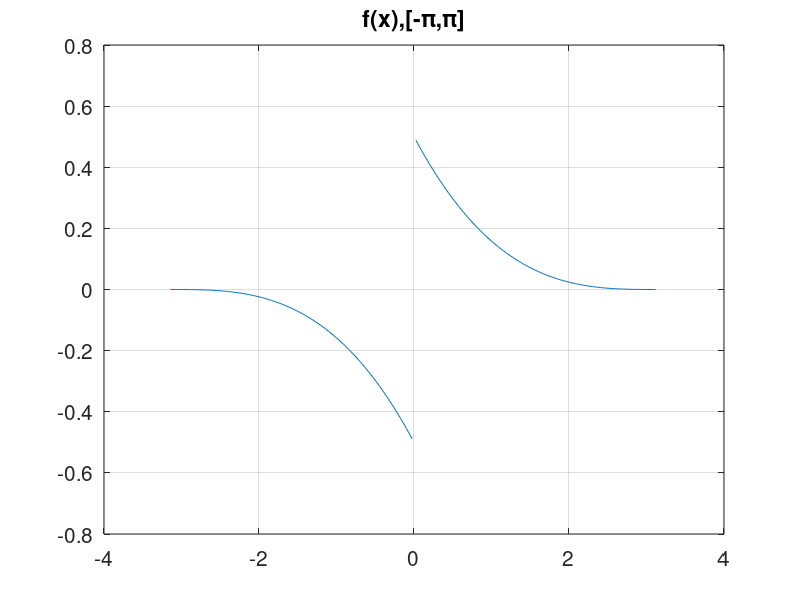
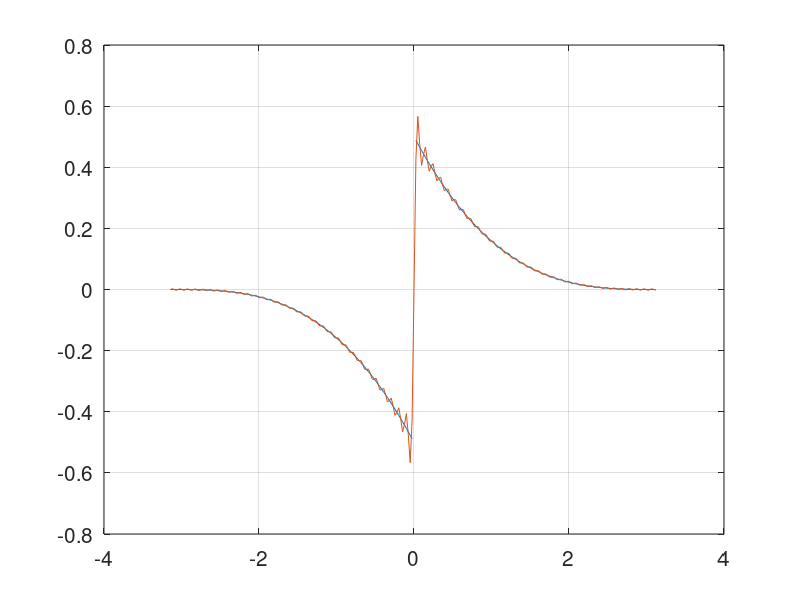

Source code (MATLAB) for these figures, in order: (Note: this script raises an error after producing the figures.)

%% Set up Fourier modes and physical mesh.
% Clears all variables in the workspace and closes all open figures
clear all; close all; clc

% Alter figure label and text font sizes
set(0,'defaultaxesfontsize',15);
set(0,'defaulttextfontsize',15); 

N = 64;           % No. of modes to plot is 2N+1
k = (-N:N);       % The Fourier Modes
    
% The physical grid that is used for generating the concentration factors.
nPts = 256;
h = 2*pi/nPts;
x = -pi + h*(0:nPts-1).';


%% Define the function we are going to use to derive the new
%  new concentration factors.

% The template function comes from a Gram-Schmidt orhtonormalization of the
% basis {(x-pi),(x-pi)^3}, normalized to have a jump of 1 at x=0. 


kern = exp(-1i*x*k);
kern_2 = exp(1i*x*k); 
alpha = 2/3 + 2*pi^2; beta = 2/5 + 4*pi^2 + 2*pi^4; theta = sqrt((3*(2/5 + 4*pi^2+ 2*pi^4)^2)/(2 + 6*pi^2));
NC = 5*(pi^3 + 3*pi^5)/(sqrt(6+18*pi^2)*(1+10*pi^2+5*pi^4)); NC = (1/2)/(NC);

fx = (NC*((pi-x)/(sqrt(alpha)) + (pi-x).^3/(theta) - (beta/alpha)*(pi-x)/(theta))).*(x>0) + ...
    (NC*((-pi-x)/(sqrt(alpha)) + (-pi-x).^3/(theta) - (beta/alpha)*(-pi-x)/(theta))).*(x<0);
fx(129) = NaN;
figure; 
plot(x,fx); grid on;
title('f(x),[-\pi,\pi]')

A = -(1i*pi.*k + exp(-1i*pi.*k) -1)./(k.^2); 
A(65) = pi^2/2; A = (A*NC)/(sqrt(alpha)*2*pi);
B = (-1i.*pi.*k.*(-6 + pi.*k.*(pi.*k+3.*1i)) + 6.*exp(1i.*pi.*k)-6)./(k.^4);
B(65) = pi^4/4; B = (NC * B)/(theta * 2*pi);
C = -(1i*pi.*k + exp(-1i*pi.*k) -1)./(k.^2); C(65) = pi^2/2; C = (C*NC*beta)/(alpha*theta*2*pi);

D = (-1i*pi.*k + exp(1i*pi.*k) -1)./(k.^2); D(65) = -(pi^2/2); D = (D*NC)/(sqrt(alpha)*2*pi);
E = -(1i.*pi.*k.*(-6 + pi.*k.*(pi.*k-3.*1i)) + 6.*exp(1i.*pi.*k)-6)./(k.^4);
E(65) = -(pi^4/4); E = (NC * E)/(theta * 2*pi);
F = (-1i*pi.*k + exp(1i*pi.*k) -1)./(k.^2); F(65) = -(pi^2/2); F = (F*NC*beta)/(alpha*theta*2*pi);

fHat = A + B - C + D + E - F;
Approx = real(fHat * kern'); 
figure;
plot(x,fx,x,Approx);  grid on; 

%% This code uses cvx to derive new concentration factors.

cvx_begin

variable sig(2*N+1) 

%variable Final_Kernel

K = zeros(length(x),2*N +1);

for j = 1:length(x)
    for a = 1:2*N +1 
         K(j,a) = 1i*fHat(a)*sign(k(a))*exp(1i*k(a) * x(j));
    end
end

minimize norm(K*sig,1)
subject to 
    K(x==0,:)*sig == 1;
cvx_end

figure; plot(k,sig); grid on; title('Concentration Factor');
figure; plot(x,real(K*sig)); grid on; title('Jump Approximation');

